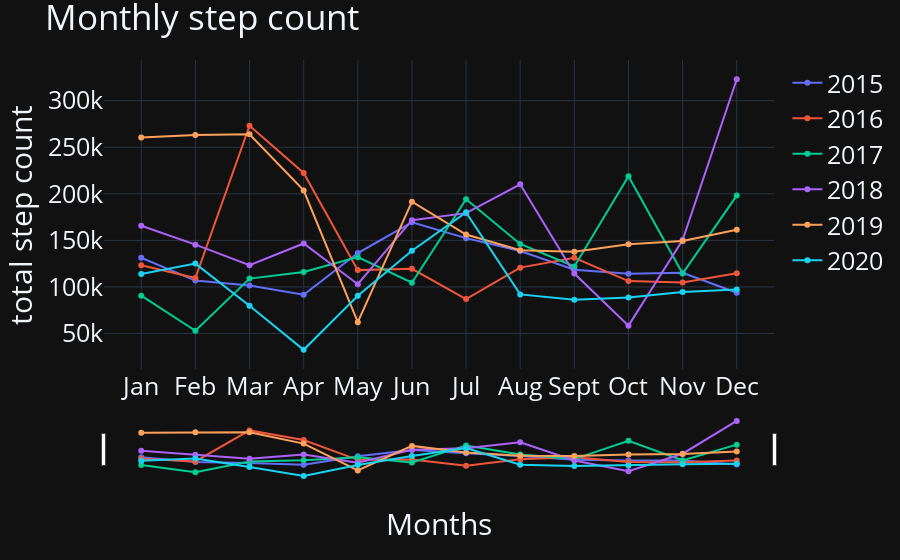

Here is the notebook cell this chart was saved with:
### Code cell
import plotly.express as px
fig = px.line()  
for i,n in enumerate(year_df_cleaned.columns[1:7]):  
  fig.add_scatter(x=year_df_cleaned['Month'], y= year_df_cleaned[year_df_cleaned.columns[i+1]], name= year_df_cleaned.columns[i+1]) 

fig.update_layout(  
title = 'Monthly step count'
,xaxis_title = 'Months'  
,yaxis_title = 'total step count'  
,font = dict(size = 25)  
,template = 'plotly_dark' #"plotly", "plotly_white", "plotly_dark", "ggplot2", "seaborn", "simple_white", "none"  
)  
fig.update_xaxes(rangeslider_visible=True) 
fig.show()

### Figure 1 — Plotly figure (JSON) as saved in the notebook; plotly's stock layout.template omitted (floating-point values rounded to 4 significant figures)
{"data": [{"name": "2015", "type": "scatter", "x": ["Jan", "Feb", "Mar", "Apr", "May", "Jun", "Jul", "Aug", "Sept", "Oct", "Nov", "Dec"], "y": [131321, 106851, 101621, 91726, 136431, 169385, 152442, 138543, 118508, 114230, 115154, 93739]}, {"name": "2016", "type": "scatter", "x": ["Jan", "Feb", "Mar", "Apr", "May", "Jun", "Jul", "Aug", "Sept", "Oct", "Nov", "Dec"], "y": [123366, 109612, 273075, 222432, 118085, 119474, 86969, 120755, 131355, 106339, 104795, 114742]}, {"name": "2017", "type": "scatter", "x": ["Jan", "Feb", "Mar", "Apr", "May", "Jun", "Jul", "Aug", "Sept", "Oct", "Nov", "Dec"], "y": [90613, 52991, 108961, 116040, 132040, 104550, 194098, 146180, 121933, 218839, 114464, 198100]}, {"name": "2018", "type": "scatter", "x": ["Jan", "Feb", "Mar", "Apr", "May", "Jun", "Jul", "Aug", "Sept", "Oct", "Nov", "Dec"], "y": [165680, 145428, 123369, 146704, 102932, 171673, 179281, 210253, 114421, 58480, 150339, 323094]}, {"name": "2019", "type": "scatter", "x": ["Jan", "Feb", "Mar", "Apr", "May", "Jun", "Jul", "Aug", "Sept", "Oct", "Nov", "Dec"], "y": [260468, 263098, 263927, 203677, 62203, 191545, 156318, 139390, 137874, 145937, 149279, 161444]}, {"name": "2020", "type": "scatter", "x": ["Jan", "Feb", "Mar", "Apr", "May", "Jun", "Jul", "Aug", "Sept", "Oct", "Nov", "Dec"], "y": [113927, 125089, 79801, 32527, 90651, 138863, 180116, 92018, 86170, 88564, 94503, 97289]}], "layout": {"font": {"size": 25}, "legend": {"tracegroupgap": 0}, "margin": {"t": 60}, "title": {"text": "Monthly step count"}, "xaxis": {"anchor": "y", "domain": [0, 1], "rangeslider": {"visible": true}, "title": {"text": "Months"}}, "yaxis": {"anchor": "x", "domain": [0, 1], "title": {"text": "total step count"}}}}
